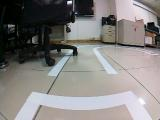
#> input picture 148_cam_image_array_.jpg, 160 x 120 px
$ python -i stop_obstacle_2_1.py   (imports and definitions only)
#> lines starting #> are read from the running program, lines starting #| are printed output that depends on the picture; after the words box and inside, x2 and y2 are one past the last pixel; in counts of white or black regions, pixels touching at a corner belong together
"""
使用即時影像測試是否能判斷障礙物+偵測道路改良版+判斷障礙物是否在車道內+修改回傳影像(改良版)
"""
import cv2
import numpy as np
import time
from donkeycar.parts.camera import PiCamera # type: ignore

def detect_white_lines(image):
    hsv = cv2.cvtColor(image, cv2.COLOR_BGR2HSV)
    lower = np.array([0, 0, 200])
    upper = np.array([180, 30, 255])
    binary = cv2.inRange(hsv, lower, upper)
    edged = cv2.Canny(binary, 50, 150, apertureSize=3)
    kernel = cv2.getStructuringElement(cv2.MORPH_RECT, (5, 5))
    closed = cv2.morphologyEx(edged, cv2.MORPH_CLOSE, kernel)
    lines = cv2.HoughLinesP(closed, 1, np.pi / 180, 30, minLineLength=30, maxLineGap=10)
    return lines, closed

def point_in_polygon(x, y, polygon):
    """
    使用射線法判斷是否在多邊形內
    :param x: 點的x座標
    :param y: 點的y座標
    :param polygon: 多邊形頂點座標列表 [(x1, y1), (x2, y2), ...]
    :return: 如果點在多邊形內,回傳True,否則回傳False
    """
    num = len(polygon)
    j = num - 1
    odd_nodes = False
    for i in range(num):
        xi, yi = polygon[i]
        xj, yj = polygon[j]
        if yi < y <= yj or yj < y <= yi:
            if x <= (xj - xi) * (y - yi) / (yj - yi) + xi:
                odd_nodes = not odd_nodes
        j = i

    return odd_nodes

def stop_obstacle(image):
    height, width = image.shape[:2]
    cropped_image = image[int(height * 0.4):, :]

    original_cropped_image = cropped_image.copy()

    # 檢測白線
    lines, edges = detect_white_lines(cropped_image)

    # 在裁剪圖像上繪製白線
    if lines is not None:
        for line in lines:
            for x1, y1, x2, y2 in line:
                cv2.line(cropped_image, (x1, y1), (x2, y2), (0, 0, 255), 2)


        # 找出所有紅線的x和y座標
        x_coords = []
        y_coords = []
        for line in lines:
            for x1, y1, x2, y2 in line:
                x_coords.extend([x1, x2])
                y_coords.extend([y1, y2])

        # 計算紅線圍成的矩形的邊界
        min_x = min(x_coords)
        max_x = max(x_coords)
        min_y = min(y_coords)
        max_y = max(y_coords)

        # 定義車道範圍多邊形
        lane_polygon = [(min_x+10, min_y-10), (max_x, min_y-10), (max_x, max_y), (min_x+10, max_y)]

        # 裁切影像
        new_cropped_image = original_cropped_image[min_y:max_y, min_x:max_x]
    else:
        new_cropped_image = original_cropped_image

    # 判斷障礙物
    gray = cv2.cvtColor(new_cropped_image, cv2.COLOR_BGR2GRAY)
    _, binary = cv2.threshold(gray, 127, 255, cv2.THRESH_BINARY)

    # 反轉二值化圖像
    binary_inv = cv2.bitwise_not(binary)

    # 找出反轉後的輪廓
    contours, _ = cv2.findContours(binary_inv, cv2.RETR_TREE, cv2.CHAIN_APPROX_SIMPLE)

    if contours:
        # 找到最大的輪廓
        largest_contour = max(contours, key=cv2.contourArea)

        # 計算最大的輪廓的面積
        largest_contour_area = cv2.contourArea(largest_contour)

        # 在終端機中打印輪廓大小和編號
        print(f"輪廓編號: 1, 輪廓大小: {largest_contour_area}")

        # 繪製最大的輪廓
        cv2.drawContours(new_cropped_image, [largest_contour], -1, (0, 255, 0), 2)

        # 計算最大的輪廓的中心
        M = cv2.moments(largest_contour)
        if M["m00"] != 0:
            cX = int(M["m10"] / M["m00"])
            cY = int(M["m01"] / M["m00"])
        else:
            cX, cY = 0, 0

        # 繪製編號
        cv2.putText(new_cropped_image, "1", (cX, cY), cv2.FONT_HERSHEY_SIMPLEX, 0.5, (255, 0, 0), 2)
        in_lane = point_in_polygon(cX, cY, lane_polygon)
        if in_lane:
            print("障礙物在車道內")
            if largest_contour_area > 600:
                print("發現障礙物")
        else:
            print("障礙物在車道外")

    cropped_image[min_y:max_y, min_x:max_x] = new_cropped_image
    image[int(height * 0.4):, :] = cropped_image

    return edges, new_cropped_image, binary_inv

def main():
    cam = PiCamera()
    cam.resolution = (160, 120)

    while True:
        image = cam.run()
        edges, image, binary_inv = stop_obstacle(image)

        cv2.imshow("Camera View", image)
        cv2.imshow("Edges", edges)
        cv2.imshow("binary_inv", binary_inv)
        time.sleep(1)
        if cv2.waitKey(1) & 0xFF == ord('q'):
            break

    cv2.destroyAllWindows()

# [2 lines not run here, left out]

>>> import cv2
>>> picture = cv2.imread('148_cam_image_array_.jpg')
#> picture is the input picture: shape (120, 160, 3); mean B, G, R 127, 128.9, 131.7
>>> result = stop_obstacle(picture)
#> in detect_white_lines, `hsv = cv2.cvtColor(image, cv2.COLOR_BGR2HSV)`: hsv: shape (72, 160, 3); mean H, S, V 59.2, 23, 167.5
#> in detect_white_lines, `binary = cv2.inRange(hsv, lower, upper)`:
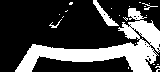
#> binary: shape (72, 160); 28.1% white; 22 white regions (18 under 20 px), largest, box (x1, y1, x2, y2) and area: (15, 8, 160, 72) 2940, (93, 0, 119, 26) 181, (142, 3, 158, 10) 29, (49, 19, 62, 28) 29
#> in detect_white_lines, `edged = cv2.Canny(binary, 50, 150, apertureSize=3)`: edged: shape (72, 160); 6.7% white in thin lines or dots
#> in detect_white_lines, `closed = cv2.morphologyEx(edged, cv2.MORPH_CLOSE, kernel)`:
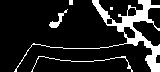
#> closed: shape (72, 160); 14% white; 5 white regions (1 under 20 px), largest, box (x1, y1, x2, y2) and area: (14, 0, 160, 72) 1348, (31, 56, 133, 72) 136, (49, 9, 68, 28) 101, (69, 0, 73, 5) 20
#> in detect_white_lines, `lines = cv2.HoughLinesP(closed, 1, np.pi / 180, 30, minLineLength=30, ..`: lines = 18 rows, first 6: [92, 2, 159, 69], [111, 7, 158, 54], [93, 0, 159, 66], [97, 10, 130, 43], [120, 14, 159, 54], [124, 16, 159, 51]
#> the loop in stop_obstacle, `for line in lines:` made 18 passes
#> line on passes 1 to 12: [[92, 2, 159, 69]], [[111, 7, 158, 54]], [[93, 0, 159, 66]], [[97, 10, 130, 43]], [[120, 14, 159, 54]], [[124, 16, 159, 51]], [[93, 4, 134, 45]], [[92, 0, 159, 67]], [[150, 41, 155, 71]], [[116, 25, 158, 5]], [[50, 47, 95, 48]], [[110, 8, 156, 55]]
#> after the loop in stop_obstacle, `for line in lines:`:
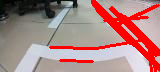
#> cropped_image: shape (72, 160, 3); mean B, G, R 129.6, 131.8, 172.7
#> after the loop in stop_obstacle, `for line in lines:`: x_coords = 36 values, max 159 at index 1, min 50 at index 20, mean 124.1; y_coords = 36 values, max 71 at index 17, min 0 at index 4, mean 34.44
#> in stop_obstacle, `min_x = min(x_coords)`: min_x = 50
#> in stop_obstacle, `max_x = max(x_coords)`: max_x = 159
#> in stop_obstacle, `min_y = min(y_coords)`: min_y = 0
#> in stop_obstacle, `max_y = max(y_coords)`: max_y = 71
#> in stop_obstacle, `lane_polygon = [(min_x+10, min_y-10), (max_x, min_y-10), (max_x, max_y..`: lane_polygon = [(60, -10), (159, -10), (159, 71), (60, 71)]
#> in stop_obstacle, `_, binary = cv2.threshold(gray, 127, 255, cv2.THRESH_BINARY)`:
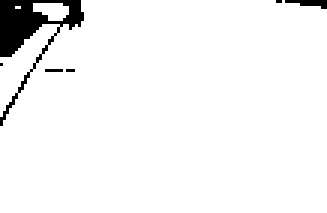
#> binary: shape (71, 109) (shown 3 times larger); 95.5% white; 6 black regions (4 under 20 px), largest, box (x1, y1, x2, y2) and area: (0, 0, 28, 42) 310, (95, 0, 109, 3) 25
#> in stop_obstacle, `binary_inv = cv2.bitwise_not(binary)`: binary_inv: shape (71, 109); 4.5% white; 6 white regions (4 under 20 px)
#> in stop_obstacle, `contours, _ = cv2.findContours(binary_inv, cv2.RETR_TREE, cv2.CHAIN_AP..`: contours = 8 contours, 6 with area under 20; largest, box (x1, y1, x2, y2) and area: (0, 0, 28, 42) 292, (10, 0, 24, 8) 68
#> in stop_obstacle, `largest_contour = max(contours, key=cv2.contourArea)`: largest_contour = contour of 70 points, box (x1, y1, x2, y2) (0, 0, 28, 42), area 292
#> in stop_obstacle, `largest_contour_area = cv2.contourArea(largest_contour)`: largest_contour_area = 292
#| 輪廓編號: 1, 輪廓大小: 292.0
#> in stop_obstacle, `cv2.drawContours(new_cropped_image, [largest_contour], -1, (0, 255, 0)..`:
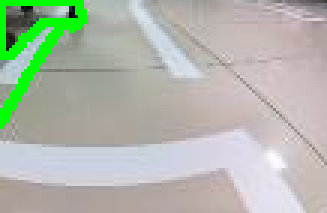
#> new_cropped_image: shape (71, 109, 3) (shown 3 times larger); mean B, G, R 171.8, 184.6, 177.1
#> in stop_obstacle, `M = cv2.moments(largest_contour)`: M = moments, m00 292, centre m10/m00, m01/m00 = (10.47, 6.94)
#> in stop_obstacle, `cX = int(M["m10"] / M["m00"])`: cX = 10
#> in stop_obstacle, `cY = int(M["m01"] / M["m00"])`: cY = 6
#> in stop_obstacle, `cv2.putText(new_cropped_image, "1", (cX, cY), cv2.FONT_HERSHEY_SIMPLEX..`:
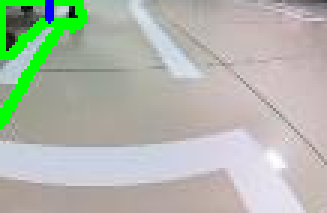
#> new_cropped_image: shape (71, 109, 3) (shown 3 times larger); 0.28% of pixels changed, all inside (x1, y1, x2, y2) = (15, 0, 18, 8)
#> in point_in_polygon, `num = len(polygon)`: num = 4
#> in point_in_polygon, `j = num - 1`: j = 3
#> the loop in point_in_polygon, `for i in range(num):` made 4 passes
#> (xi, yi, xj, yj) on passes 1 to 4: (60, -10, 60, 71), (159, -10, 60, -10), (159, 71, 159, -10), (60, 71, 159, 71)
#> in stop_obstacle, `in_lane = point_in_polygon(cX, cY, lane_polygon)`: in_lane = False
#> in stop_obstacle, `cropped_image[min_y:max_y, min_x:max_x] = new_cropped_image`:
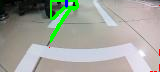
#> cropped_image: shape (72, 160, 3); 18.17% of pixels changed, all inside (x1, y1, x2, y2) = (50, 0, 159, 71)

$ run again, on 868_cam_image_array_.jpg
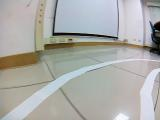
#> input picture 868_cam_image_array_.jpg, 160 x 120 px
#> picture is the input picture: shape (120, 160, 3); mean B, G, R 167.8, 171.6, 171.3
#> hsv: shape (72, 160, 3); mean H, S, V 53.2, 24.4, 177
#> edged: shape (72, 160); 5.3% white in thin lines or dots
#> in detect_white_lines, `closed = cv2.morphologyEx(edged, cv2.MORPH_CLOSE, kernel)`:
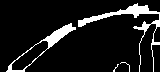
#> closed: shape (72, 160); 10.1% white; 4 white regions (2 under 20 px), largest, box (x1, y1, x2, y2) and area: (78, 3, 160, 72) 704, (6, 23, 76, 72) 436
#> in detect_white_lines, `lines = cv2.HoughLinesP(closed, 1, np.pi / 180, 30, minLineLength=30, ..`: lines = 13 rows, first 6: [40, 41, 137, 4], [46, 37, 111, 12], [105, 17, 137, 5], [37, 43, 75, 29], [34, 45, 67, 33], [53, 32, 106, 13]
#> the loop in stop_obstacle, `for line in lines:` made 13 passes
#> after the loop in stop_obstacle, `for line in lines:`: x_coords = 26 values, max 159 at index 15, min 21 at index 12, mean 97.88; y_coords = 26 values, max 71 at index 12, min 4 at index 1, mean 24.5
#> min_x = 21
#> max_x = 159
#> min_y = 4
#> max_y = 71
#> lane_polygon = [(31, -6), (159, -6), (159, 71), (31, 71)]
#> binary_inv: shape (67, 138); 4% white; 22 white regions (20 under 20 px)
#> contours = 23 contours, 22 with area under 20; largest, box (x1, y1, x2, y2) and area: (0, 0, 37, 15) 249
#> largest_contour = contour of 32 points, box (x1, y1, x2, y2) (0, 0, 37, 15), area 249
#> largest_contour_area = 249
#| 輪廓編號: 1, 輪廓大小: 249.0
#> M = moments, m00 249, centre m10/m00, m01/m00 = (11.23, 5.73)
#> cX = 11
#> cY = 5
#> num = 4
#> in point_in_polygon, `j = num - 1`: j = 3
#> the loop in point_in_polygon, `for i in range(num):` made 4 passes
#> (xi, yi, xj, yj) on passes 1 to 4: (31, -6, 31, 71), (159, -6, 31, -6), (159, 71, 159, -6), (31, 71, 159, 71)
#> in_lane = False
#> in stop_obstacle, `cropped_image[min_y:max_y, min_x:max_x] = new_cropped_image`:
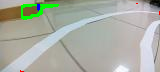
#> cropped_image: shape (72, 160, 3); mean B, G, R 163.6, 174.4, 169.9
